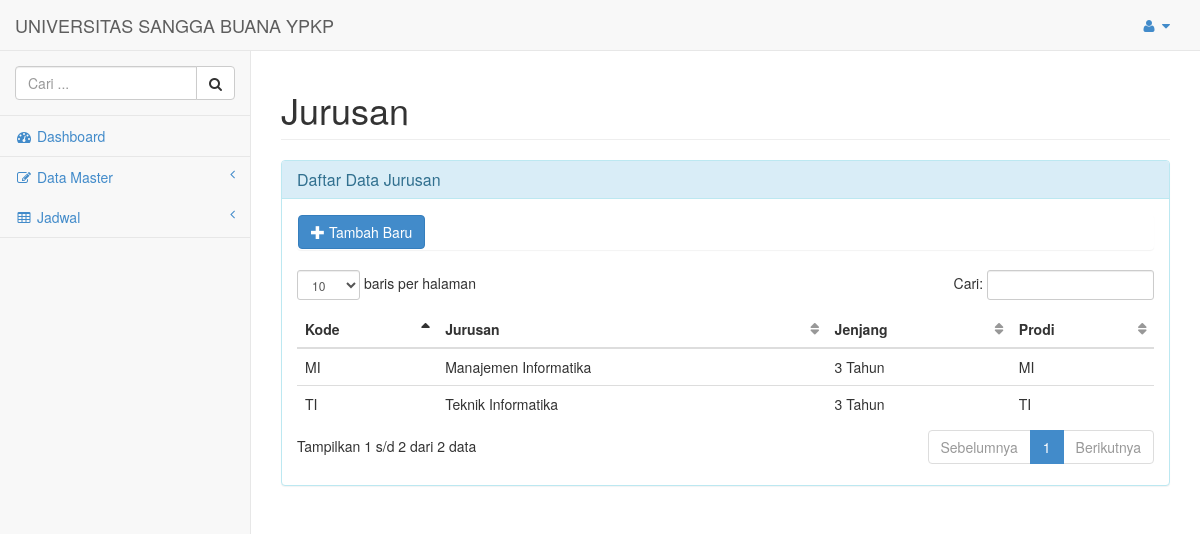
Page /pengaturan/jurusan on the committed database.
### tables this page shows
CREATE TABLE `usb_jurusan` (
  `kd_jurusan` varchar(6) NOT NULL,
  `nm_jurusan` varchar(45) DEFAULT NULL,
  `jenjang` varchar(45) DEFAULT NULL,
  `kd_prodi` varchar(6) NOT NULL,
  PRIMARY KEY (`kd_jurusan`),
  KEY `fkProdi_idx` (`kd_prodi`),
  CONSTRAINT `fkProdi` FOREIGN KEY (`kd_prodi`) REFERENCES `usb_prodi` (`kd_prodi`) ON DELETE CASCADE ON UPDATE CASCADE
);

### application/views/belakang/template.php (called while the page is built, shortened)
<?php
$this->load->view('belakang/header');
$this->load->view('belakang/sidebar');

### application/controllers/pengaturan.php (called while the page is built, shortened)
<?php if ( ! defined('BASEPATH')) exit('No direct script access allowed');
class Pengaturan extends CI_Controller {
	public function jurusan()
	{
		$data['records']=$this->mjurusan->getAllJurusan();
		$data['prodi']=$this->mprodi->getAllProdi();
		$data['title']="Jurusan";
		$data['maincontent']="belakang/form/jurusan";
		$this->load->view('belakang/template', $data);
	}
}

### index.php (called while the page is built, shortened)
<?php
require_once BASEPATH.'core/CodeIgniter.php';

### application/models/mjurusan.php (called while the page is built, shortened)
<?php if ( ! defined('BASEPATH')) exit('No direct script access allowed');
class Mjurusan extends CI_Model {
	function getAllJurusan()
	{
		$query=$this->db->get('usb_jurusan');
		if($query->num_rows()>0){
			foreach ($query->result() as $row) {
				$xxx[]=$row;
			}
			return $xxx;
		}
	}
}

### application/views/belakang/form/jurusan.php (the view, shortened to what this page needs)
<div class="row">
	<div class="col-lg-12">
		<div class="panel panel-info">
			<div class="panel-heading">
		    	<h3 class="panel-title">Daftar Data Jurusan</h3>
			</div>
		    <div class="panel-body">
		    	<div class="panel">
		    		<button id="btambah" type="button" class="btn btn-primary" data-toggle="modal" data-target="#formBaruJurusan"><i class="glyphicon glyphicon-plus"></i> Tambah Baru</button>
		    	</div>
		    	<div class="table-responsive">
				    <table class="table table-hover display" id="tblJurusan" cellspacing="0" width="100%">
				        <thead>
				            <tr>
				                <th>Kode</th>
				                <th>Jurusan</th>
				                <th>Jenjang</th>
				                <th>Prodi</th>
				            </tr>
				        </thead>
				        <tbody>
				        	<?php foreach ($records as $row): ?>
				            <tr>
				                <td><?php echo $row->kd_jurusan; ?></td>
				                <td><?php echo $row->nm_jurusan; ?></td>
				                 <td><?php echo $row->jenjang; ?></td>
				                <td><?php echo $row->kd_prodi; ?></td>
				            </tr>
				            <?php endforeach; ?>
				        </tbody>
				    </table>
		    </div>
		</div>
	</div>
</div>

### assets/css/sb-admin.css (style rules this page uses)
body { padding-top: 100px; background-color: #f8f8f8; }
@media (min-width:768px) { body { padding-top: 50px; } }
table.dataTable thead .sorting, table.dataTable thead .sorting_asc, table.dataTable thead .sorting_desc, table.dataTable thead .sorting_asc_disabled, table.dataTable thead .sorting_desc_disabled { background: transparent; }
table.dataTable thead .sorting_asc:after { content: "\f0de"; float: right; font-family: fontawesome; }
table.dataTable thead .sorting:after { content: "\f0dc"; float: right; font-family: fontawesome; color: rgba(50,50,50,.5); }

### rows in the picture
usb_jurusan: kd_jurusan "MI", nm_jurusan "Manajemen Informatika", jenjang "3 Tahun", kd_prodi "MI"
usb_jurusan: kd_jurusan "TI", nm_jurusan "Teknik Informatika", jenjang "3 Tahun", kd_prodi "TI"

### other values in the picture
$title "Jurusan"
